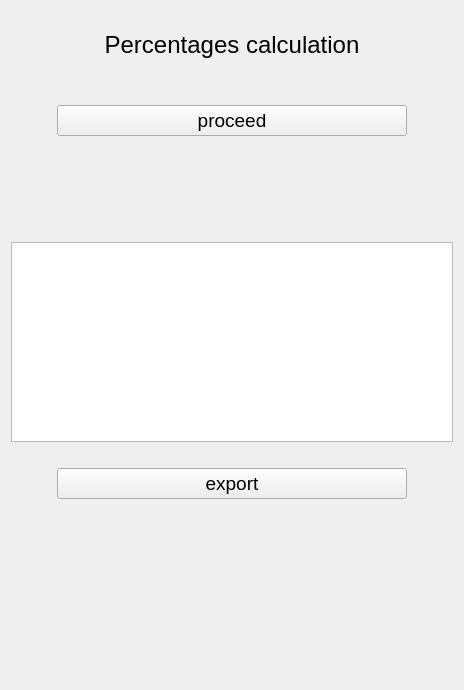
      <widget class="QWidget" name="page_2">
       <layout class="QGridLayout" name="gridLayout_3">
        <item row="1" column="1">
         <widget class="QLabel" name="titre_page2">
          <property name="sizePolicy">
           <sizepolicy hsizetype="Minimum" vsizetype="Fixed">
            <horstretch>0</horstretch>
            <verstretch>0</verstretch>
           </sizepolicy>
          </property>
          <property name="minimumSize">
           <size>
            <width>350</width>
            <height>0</height>
           </size>
          </property>
          <property name="maximumSize">
           <size>
            <width>100</width>
            <height>16777215</height>
           </size>
          </property>
          <property name="font">
           <font>
            <pointsize>18</pointsize>
           </font>
          </property>
          <property name="layoutDirection">
           <enum>Qt::LeftToRight</enum>
          </property>
          <property name="autoFillBackground">
           <bool>true</bool>
          </property>
          <property name="text">
           <string>Percentages calculation</string>
          </property>
          <property name="scaledContents">
           <bool>false</bool>
          </property>
          <property name="alignment">
           <set>Qt::AlignCenter</set>
          </property>
          <property name="wordWrap">
           <bool>false</bool>
          </property>
         </widget>
        </item>
        <item row="6" column="0" colspan="3">
         <widget class="QTableView" name="tableView_page2">
          <property name="sizePolicy">
           <sizepolicy hsizetype="Expanding" vsizetype="Preferred">
            <horstretch>0</horstretch>
            <verstretch>0</verstretch>
           </sizepolicy>
          </property>
          <property name="minimumSize">
           <size>
            <width>0</width>
            <height>200</height>
           </size>
          </property>
         </widget>
        </item>
        <item row="8" column="1">
         <widget class="QPushButton" name="export_page2">
          <property name="font">
           <font>
            <pointsize>14</pointsize>
           </font>
          </property>
          <property name="text">
           <string>export</string>
          </property>
         </widget>
        </item>
        <item row="3" column="1">
         <spacer name="verticalSpacer_7">
          <property name="orientation">
           <enum>Qt::Vertical</enum>
          </property>
          <property name="sizeType">
           <enum>QSizePolicy::Minimum</enum>
          </property>
          <property name="sizeHint" stdset="0">
           <size>
            <width>20</width>
            <height>40</height>
           </size>
          </property>
         </spacer>
        </item>
        <item row="5" column="1">
         <spacer name="verticalSpacer_8">
          <property name="orientation">
           <enum>Qt::Vertical</enum>
          </property>
          <property name="sizeType">
           <enum>QSizePolicy::Minimum</enum>
          </property>
          <property name="sizeHint" stdset="0">
           <size>
            <width>20</width>
            <height>100</height>
           </size>
          </property>
         </spacer>
        </item>
        <item row="7" column="1">
         <spacer name="verticalSpacer_24">
          <property name="orientation">
           <enum>Qt::Vertical</enum>
          </property>
          <property name="sizeType">
           <enum>QSizePolicy::Fixed</enum>
          </property>
          <property name="sizeHint" stdset="0">
           <size>
            <width>20</width>
            <height>20</height>
           </size>
          </property>
         </spacer>
        </item>
        <item row="4" column="1">
         <widget class="QPushButton" name="calcul_page2">
          <property name="sizePolicy">
           <sizepolicy hsizetype="Minimum" vsizetype="Fixed">
            <horstretch>0</horstretch>
            <verstretch>0</verstretch>
           </sizepolicy>
          </property>
          <property name="font">
           <font>
            <pointsize>14</pointsize>
           </font>
          </property>
          <property name="text">
           <string>proceed</string>
          </property>
         </widget>
        </item>
        <item row="9" column="1">
         <spacer name="verticalSpacer_9">
          <property name="orientation">
           <enum>Qt::Vertical</enum>
          </property>
          <property name="sizeType">
           <enum>QSizePolicy::Minimum</enum>
          </property>
          <property name="sizeHint" stdset="0">
           <size>
            <width>20</width>
            <height>180</height>
           </size>
          </property>
         </spacer>
        </item>
        <item row="4" column="0">
         <spacer name="horizontalSpacer_3">
          <property name="orientation">
           <enum>Qt::Horizontal</enum>
          </property>
          <property name="sizeHint" stdset="0">
           <size>
            <width>40</width>
            <height>20</height>
           </size>
          </property>
         </spacer>
        </item>
        <item row="0" column="1">
         <spacer name="verticalSpacer_6">
          <property name="orientation">
           <enum>Qt::Vertical</enum>
          </property>
          <property name="sizeType">
           <enum>QSizePolicy::Fixed</enum>
          </property>
          <property name="sizeHint" stdset="0">
           <size>
            <width>20</width>
            <height>20</height>
           </size>
          </property>
         </spacer>
        </item>
        <item row="4" column="2">
         <spacer name="horizontalSpacer_4">
          <property name="orientation">
           <enum>Qt::Horizontal</enum>
          </property>
          <property name="sizeType">
           <enum>QSizePolicy::MinimumExpanding</enum>
          </property>
          <property name="sizeHint" stdset="0">
           <size>
            <width>40</width>
            <height>20</height>
           </size>
          </property>
         </spacer>
        </item>
       </layout>
      </widget>
